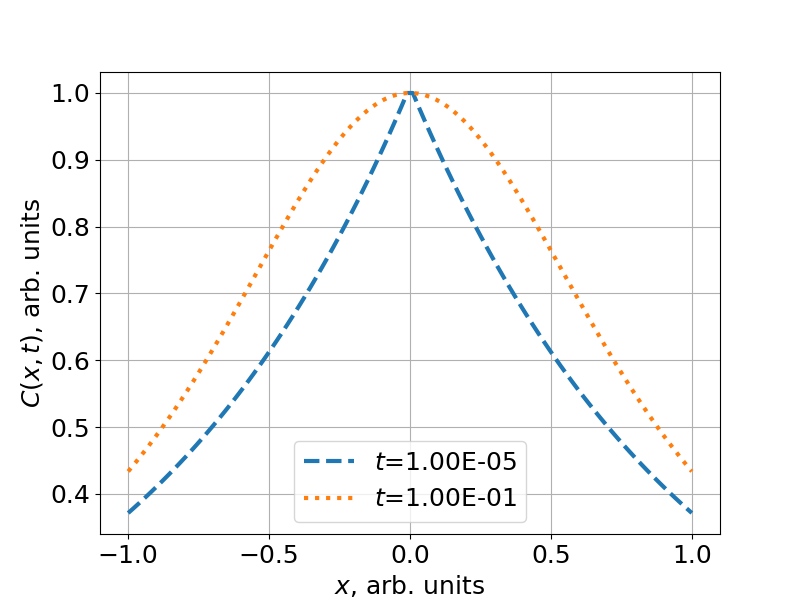

Here is the Python script that generated this plot:
import numpy as np
import matplotlib.pyplot as plt
import scipy.special as spec
plt.rc('font', size=18) # controls default text sizes
plt.rc('axes', titlesize=18) # fontsize of the axes title
plt.rc('axes', labelsize=18) # fontsize of the x and y labels
plt.rc('xtick', labelsize=18) # fontsize of the tick labels
plt.rc('ytick', labelsize=18) # fontsize of the tick labels
plt.rc('legend', fontsize=18) # legend fontsize


def C(x,t, b, c, eta):
    return ( 2*np.cosh(np.sqrt(b/c)*x) - np.exp(np.sqrt(b/c)*x)*spec.erf(b*eta*t + x/np.sqrt(4*eta*c*t)) - np.exp(-np.sqrt(b/c)*x)*spec.erf(b*eta*t - x/np.sqrt(4*eta*c*t)) )

# Constants
b = 1
c = 1
eta = 1
ts = [1e-5, 1e-1]
ls = ['--', ':']
L = 1
x = np.linspace(-L,L,100)

fig, ax = plt.subplots(figsize=(8,6))

for i, t in enumerate(ts): 
    func = C(x, t, b, c, eta)
    ax.plot(x, func/np.max(func), linewidth=3, linestyle=ls[i], label=rf'$t$={t:.2E}')
ax.grid()
ax.legend(loc='best')
ax.set_xlabel(r'$x$, arb. units')
ax.set_ylabel(r'$C(x,t)$, arb. units')
plt.savefig("problem4.png")
plt.show()
